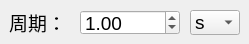
              <widget class="QWidget" name="tab_ch2_sine_freq_cycle">
               <attribute name="title">
                <string>周期</string>
               </attribute>
               <widget class="QLabel" name="label_freq_14">
                <property name="geometry">
                 <rect>
                  <x>9</x>
                  <y>11</y>
                  <width>57</width>
                  <height>22</height>
                 </rect>
                </property>
                <property name="font">
                 <font>
                  <family>Arial</family>
                  <pointsize>14</pointsize>
                 </font>
                </property>
                <property name="text">
                 <string>周期：</string>
                </property>
               </widget>
               <widget class="QComboBox" name="comboBox_ch2_sine_freq_cycle_unit">
                <property name="geometry">
                 <rect>
                  <x>190</x>
                  <y>10</y>
                  <width>50</width>
                  <height>25</height>
                 </rect>
                </property>
                <property name="minimumSize">
                 <size>
                  <width>50</width>
                  <height>0</height>
                 </size>
                </property>
                <property name="maximumSize">
                 <size>
                  <width>50</width>
                  <height>16777215</height>
                 </size>
                </property>
                <property name="font">
                 <font>
                  <pointsize>14</pointsize>
                 </font>
                </property>
                <property name="currentText">
                 <string>s</string>
                </property>
                <item>
                 <property name="text">
                  <string>s</string>
                 </property>
                </item>
                <item>
                 <property name="text">
                  <string>ms</string>
                 </property>
                </item>
                <item>
                 <property name="text">
                  <string>μs</string>
                 </property>
                </item>
                <item>
                 <property name="text">
                  <string>ns</string>
                 </property>
                </item>
               </widget>
               <widget class="QDoubleSpinBox" name="doublespinBox_ch2_sine_freq_cycle_para">
                <property name="geometry">
                 <rect>
                  <x>80</x>
                  <y>10</y>
                  <width>100</width>
                  <height>25</height>
                 </rect>
                </property>
                <property name="minimumSize">
                 <size>
                  <width>100</width>
                  <height>0</height>
                 </size>
                </property>
                <property name="maximumSize">
                 <size>
                  <width>100</width>
                  <height>16777215</height>
                 </size>
                </property>
                <property name="font">
                 <font>
                  <pointsize>14</pointsize>
                 </font>
                </property>
                <property name="value">
                 <double>1.000000000000000</double>
                </property>
               </widget>
              </widget>
